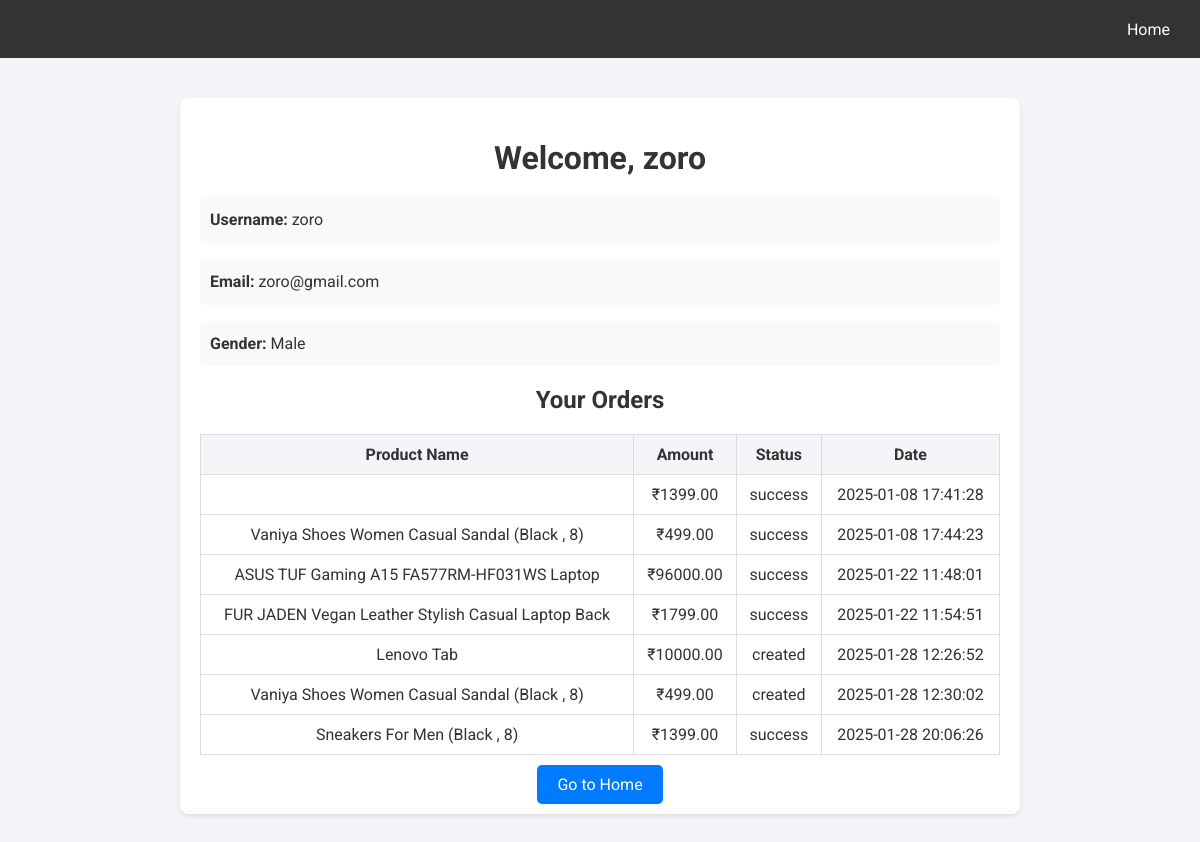
The page /profile/ (signed in) on the database as committed earlier.
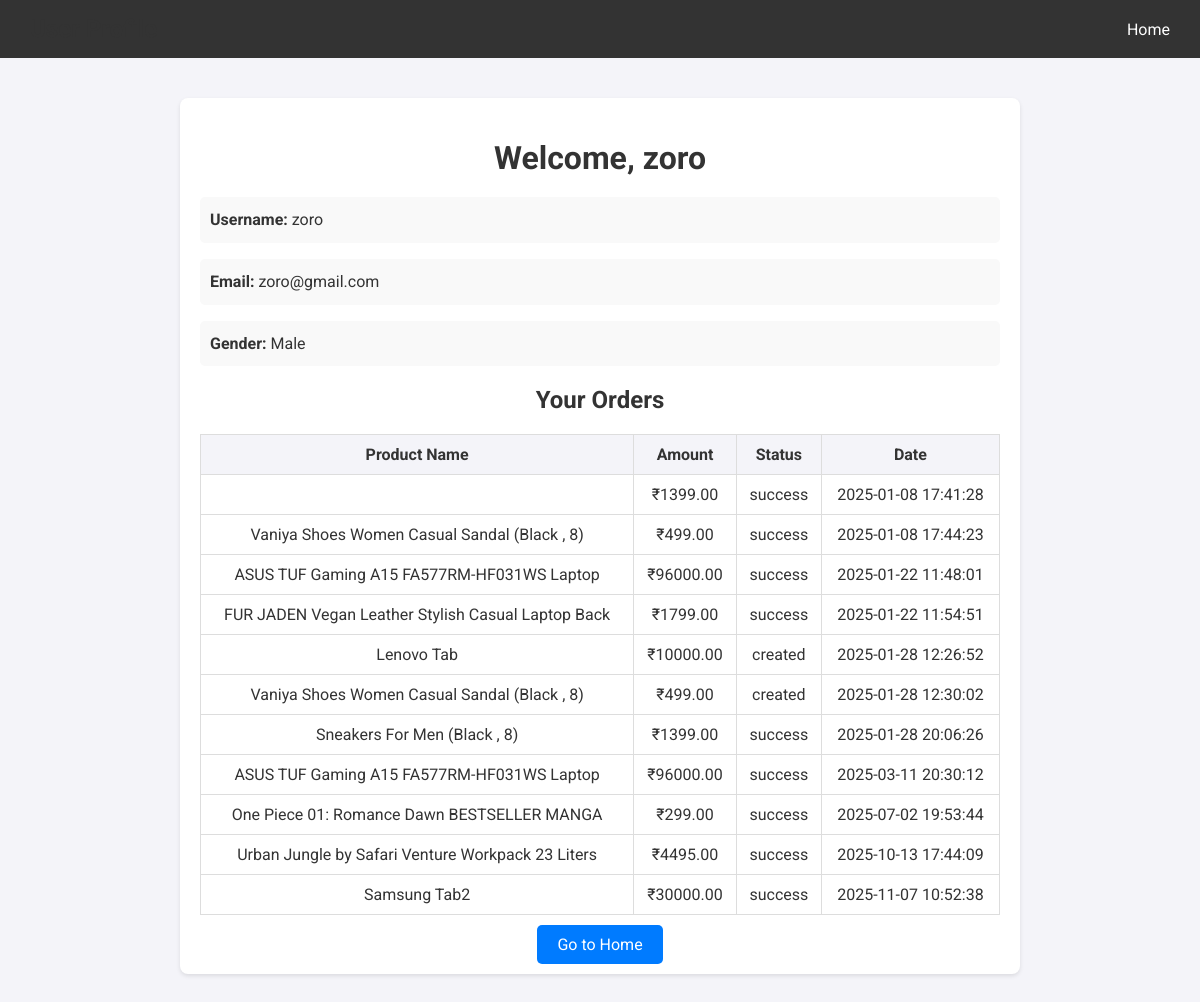
The same page on the database as committed later.
### payments/models.py (models this page shows, shortened)
class Payment(models.Model):
    order_id = models.CharField(max_length=100)
    payment_id = models.CharField(max_length=100, blank=True, null=True)
    signature = models.CharField(max_length=256, blank=True, null=True)
    amount = models.DecimalField(max_digits=10, decimal_places=2)
    status = models.CharField(max_length=20, default='created')
    created_at = models.DateTimeField(auto_now_add=True)
    product_name = models.ForeignKey(Product, on_delete=models.CASCADE, blank=True, null=True)
    user = models.ForeignKey(UserRegistration, on_delete=models.CASCADE, blank=True, null=True)

### store/product.py (models this page shows, shortened)
class Product(models.Model):
    name=models.CharField(max_length=50)
    category=models.ForeignKey(Catogary,on_delete=models.CASCADE,default=1)
    image=models.ImageField(upload_to='img')
    desc=models.TextField()
    price=models.IntegerField()

### store/views.py (the view)
# urls.py: path('profile/',views.profile,name='profile'),
def profile(request):
    if 'username' in request.session:
        user_id = request.session.get('user_id')  # Replace with your authentication logic
        user = get_object_or_404(UserRegistration, id=user_id)
        orders = Payment.objects.filter(user=user)  # Fetch orders for the logged-in user
        return render(request, 'store/profile.html', {
            'user': user,
            'orders': orders,
        })
    else:
        messages.error(request, "You need to log in to view your profile.")
        return redirect('login')

### templates/store/profile.html (shortened to what this page needs)
<!DOCTYPE html>
<html lang="en">
<head>
</head>
<body>
    <header>
        <h1>User Profile</h1>
        <div class="nav-links">
            <a href="{% url 'home' %}">Home</a>
        </div>
    </header>
    <div class="profile-container">
        <h1>Welcome, {{ user.username }}</h1>
        <div class="profile-details">
            <p><strong>Username:</strong> {{ user.username }}</p>
            <p><strong>Email:</strong> {{ user.email }}</p>
            <p><strong>Gender:</strong> {{ user.get_gender_display }}</p>
        </div>
        <div class="order-details">
            <h2>Your Orders</h2>
            {% if orders %}
            <table>
                <thead>
                    <tr>
                        <th>Product Name</th>
                        <th>Amount</th>
                        <th>Status</th>
                        <th>Date</th>
                    </tr>
                </thead>
                <tbody>
                    {% for order in orders %}
                    <tr>
                        <td>{{ order.product_name.name }}</td>
                        <td>₹{{ order.amount }}</td>
                        <td>{{ order.status }}</td>
                        <td>{{ order.created_at|date:"Y-m-d H:i:s" }}</td>
                    </tr>
                    {% endfor %}
                </tbody>
            </table>
            {% else %}
            <p>No orders found.</p>
            {% endif %}
        </div>
        <div class="profile-actions">
            <a href="{% url 'home' %}">Go to Home</a>
        </div>
    </div>
</body>
</html>

Rows that differ between the two databases and show on the page:
added Payment: product_name.name "ASUS TUF Gaming A15 FA577RM-HF031WS Laptop", amount "96000.00", status "success", created_at "2025-03-11 20:30:12"
added Payment: product_name.name "One Piece 01: Romance Dawn BESTSELLER MANGA", amount "299.00", status "success", created_at "2025-07-02 19:53:44"
added Payment: product_name.name "Urban Jungle by Safari Venture Workpack 23 Liters", amount "4495.00", status "success", created_at "2025-10-13 17:44:09"
added Payment: product_name.name "Samsung Tab2", amount "30000.00", status "success", created_at "2025-11-07 10:52:38"
